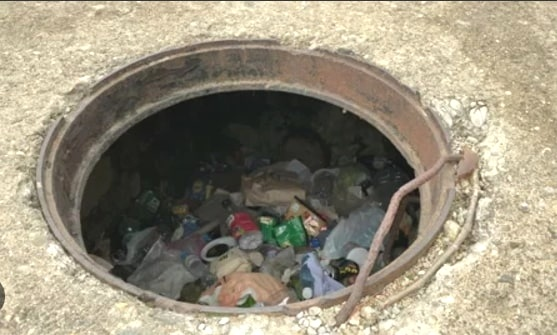
#> input picture roadguard-platform/legacy_prototypes/project/combined_dataset/images/1027_1118_aug_brightness_contrast.jpg, 557 x 335 px
$ python -i preprocessor.py   (imports and definitions only)
#> lines starting #> are read from the running program, lines starting #| are printed output that depends on the picture
"""
RoadGuard Perception Preprocessor Module
Implements Section 3.2 of RoadGuard Architecture:
- Laplacian Variance Motion-Blur Detection
- Contrast-Limited Adaptive Histogram Equalization (CLAHE)
- Dynamic Frame Ingestion Filtering
"""

import numpy as np
from PIL import Image, ImageOps
from typing import Tuple, Dict, Any

class RoadGuardPreprocessor:
    def __init__(self, blur_threshold: float = 100.0, target_size: Tuple[int, int] = (640, 640)):
        self.blur_threshold = blur_threshold
        self.target_size = target_size

    def calculate_laplacian_variance(self, image_np: np.ndarray) -> float:
        """
        Computes variance of the Laplacian filter over grayscale image as a proxy for edge sharpness/blur.
        Using 3x3 discrete Laplacian kernel [-1, -1, -1; -1, 8, -1; -1, -1, -1]
        """
        if len(image_np.shape) == 3:
            # Convert RGB to grayscale using standard ITU-R 601-2 luma weights
            gray = np.dot(image_np[..., :3], [0.2989, 0.5870, 0.1140])
        else:
            gray = image_np.astype(np.float64)

        # 3x3 Laplacian discrete convolution
        kernel = np.array([
            [0,  1, 0],
            [1, -4, 1],
            [0,  1, 0]
        ], dtype=np.float64)

        # Pad image
        padded = np.pad(gray, 1, mode='edge')
        h, w = gray.shape

        # Strided discrete Laplacian response
        laplacian_resp = (
            kernel[0, 1] * padded[0:h, 1:w+1] +
            kernel[1, 0] * padded[1:h+1, 0:w] +
            kernel[1, 1] * padded[1:h+1, 1:w+1] +
            kernel[1, 2] * padded[1:h+1, 2:w+2] +
            kernel[2, 1] * padded[2:h+2, 1:w+1]
        )

        variance = float(np.var(laplacian_resp))
        return round(variance, 2)

    def is_sharp_frame(self, image_np: np.ndarray) -> Tuple[bool, float]:
        """
        Checks if the frame is sufficiently sharp for reliable deep learning defect detection.
        """
        var = self.calculate_laplacian_variance(image_np)
        return (var >= self.blur_threshold, var)

    def normalize_illumination(self, pil_image: Image.Image) -> Image.Image:
        """
        Applies adaptive contrast equalization to normalize asphalt shadows and sun glare.
        """
        # Equalize histogram on grayscale / L channel
        if pil_image.mode != 'RGB':
            pil_image = pil_image.convert('RGB')

        # Apply Auto-contrast with 1% cutoff to suppress localized tropical glare
        enhanced = ImageOps.autocontrast(pil_image, cutoff=1)
        return enhanced

    def preprocess_frame(self, pil_image: Image.Image) -> Dict[str, Any]:
        """
        End-to-end preprocessing pipeline for an incoming optical frame.
        """
        orig_w, orig_h = pil_image.size
        img_np = np.array(pil_image)
        is_sharp, blur_val = self.is_sharp_frame(img_np)

        if not is_sharp:
            return {
                "accepted": False,
                "reason": f"Motion blur detected (Laplacian variance {blur_val} < threshold {self.blur_threshold})",
                "variance": blur_val,
                "processed_image": None
            }

        # Normalize illumination
        normalized_img = self.normalize_illumination(pil_image)
        # Resize to model input dimension while preserving aspect ratio
        resized_img = normalized_img.resize(self.target_size, Image.Resampling.BILINEAR)

        return {
            "accepted": True,
            "reason": "Quality verified; frame ready for deep inference",
            "variance": blur_val,
            "original_dimensions": (orig_w, orig_h),
            "processed_dimensions": self.target_size,
            "processed_image": resized_img
        }

>>> from PIL import Image
>>> picture = Image.open('../../project/combined_dataset/images/1027_1118_aug_brightness_contrast.jpg')
#> picture is the input picture: PIL image 557x335 RGB; mean R, G, B 151.8, 143.9, 124.7
>>> result = RoadGuardPreprocessor().preprocess_frame(picture)
#> in calculate_laplacian_variance, `gray = np.dot(image_np[..., :3], [0.2989, 0.5870, 0.1140])`:
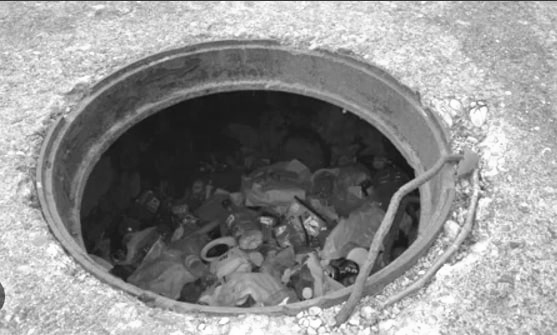
#> gray: shape (335, 557) float64; min 18.76, max 255, mean 144
#> in calculate_laplacian_variance, `padded = np.pad(gray, 1, mode='edge')`:
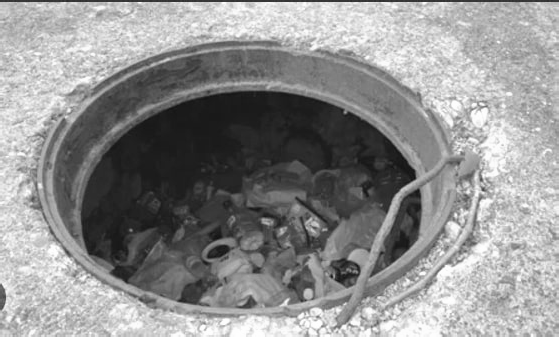
#> padded: shape (337, 559) float64; min 18.76, max 255, mean 144.2
#> in calculate_laplacian_variance, `laplacian_resp = ( kernel[0, 1] * padded[0:h, 1:w+1] + kernel[1, 0] * ..`:
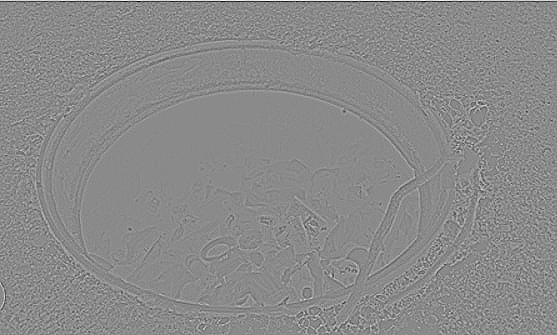
#> laplacian_resp: shape (335, 557) float64; min -236.7, max 199.6, mean 0; drawn with min black and max white
#> in calculate_laplacian_variance, `variance = float(np.var(laplacian_resp))`: variance = 546
#> in preprocess_frame, `is_sharp, blur_val = self.is_sharp_frame(img_np)`: is_sharp = True; blur_val = 546
#> in normalize_illumination, `enhanced = ImageOps.autocontrast(pil_image, cutoff=1)`:
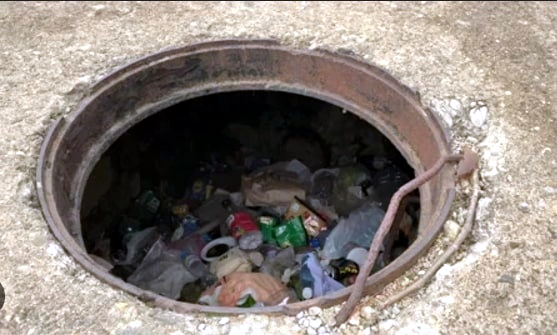
#> enhanced: PIL image 557x335 RGB; mean R, G, B 140.1, 130.9, 124.7
#> in preprocess_frame, `resized_img = normalized_img.resize(self.target_size, Image.Resampling..`:
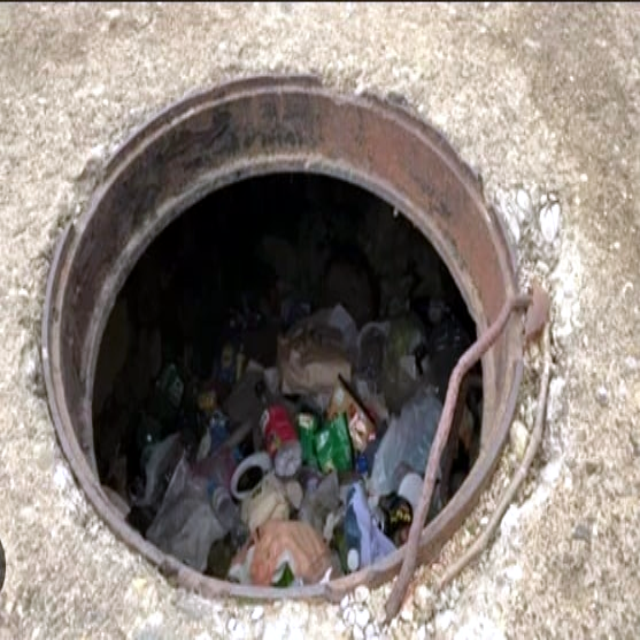
#> resized_img: PIL image 640x640 RGB; mean R, G, B 140.1, 130.9, 124.7
#> result = 6 items

$ run again, on roadguard-platform/legacy_prototypes/project/combined_dataset/images/1142_623_aug_brightness_contrast.jpg
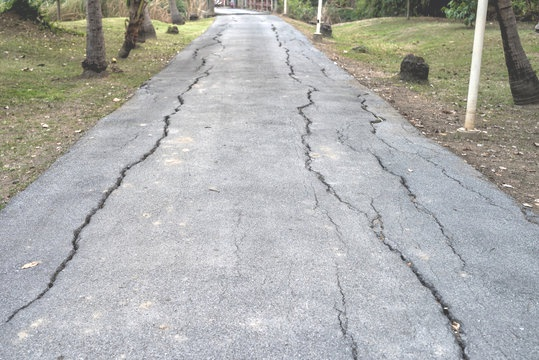
#> input picture roadguard-platform/legacy_prototypes/project/combined_dataset/images/1142_623_aug_brightness_contrast.jpg, 539 x 360 px
#> picture is the input picture: PIL image 539x360 RGB; mean R, G, B 173.5, 174.1, 171.3
#> in calculate_laplacian_variance, `laplacian_resp = ( kernel[0, 1] * padded[0:h, 1:w+1] + kernel[1, 0] * ..`:
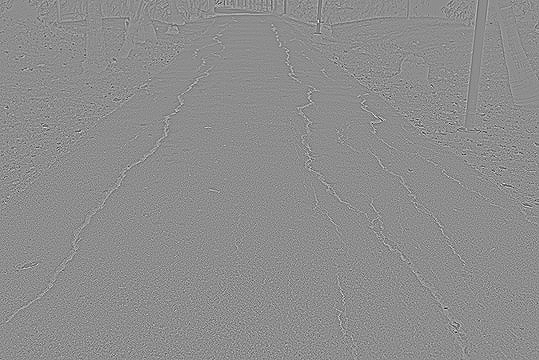
#> laplacian_resp: shape (360, 539) float64; min -380.4, max 304.8, mean 0; drawn with min black and max white
#> variance = 1661.4
#> is_sharp = True; blur_val = 1661.4
#> in preprocess_frame, `resized_img = normalized_img.resize(self.target_size, Image.Resampling..`:
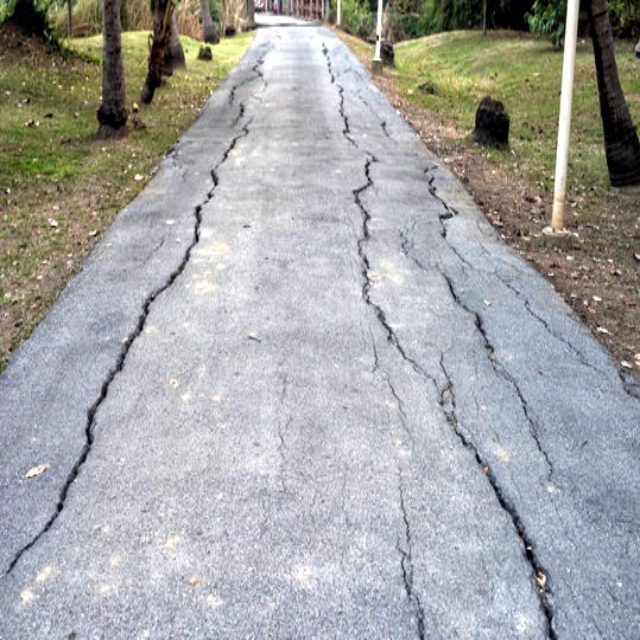
#> resized_img: PIL image 640x640 RGB; mean R, G, B 164.4, 165.3, 163.7
#> result = 6 items

$ run again, on roadguard-platform/legacy_prototypes/project/combined_dataset/images/602_514_aug_brightness_contrast.jpg
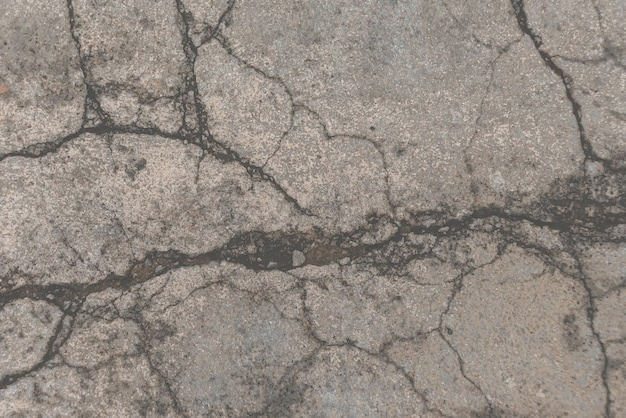
#> input picture roadguard-platform/legacy_prototypes/project/combined_dataset/images/602_514_aug_brightness_contrast.jpg, 626 x 418 px
#> picture is the input picture: PIL image 626x418 RGB; mean R, G, B 146.4, 137.9, 130.2
#> in calculate_laplacian_variance, `laplacian_resp = ( kernel[0, 1] * padded[0:h, 1:w+1] + kernel[1, 0] * ..`:
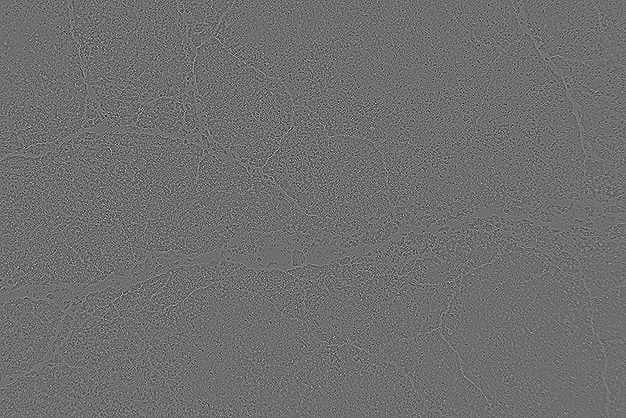
#> laplacian_resp: shape (418, 626) float64; min -216.3, max 279, mean 0; drawn with min black and max white
#> variance = 1479
#> is_sharp = True; blur_val = 1479
#> in preprocess_frame, `resized_img = normalized_img.resize(self.target_size, Image.Resampling..`:
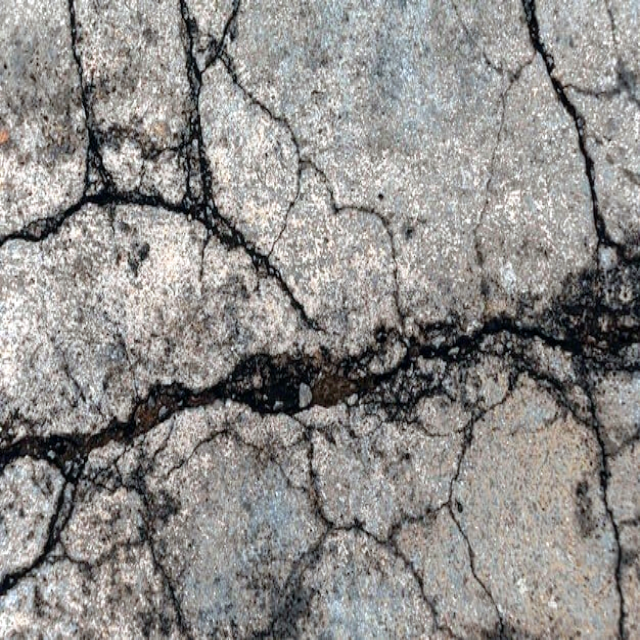
#> resized_img: PIL image 640x640 RGB; mean R, G, B 143.6, 141.4, 139.1
#> result = 6 items

$ run again, on roadguard-platform/legacy_prototypes/project/combined_dataset/images/1118_296_augmented.jpg
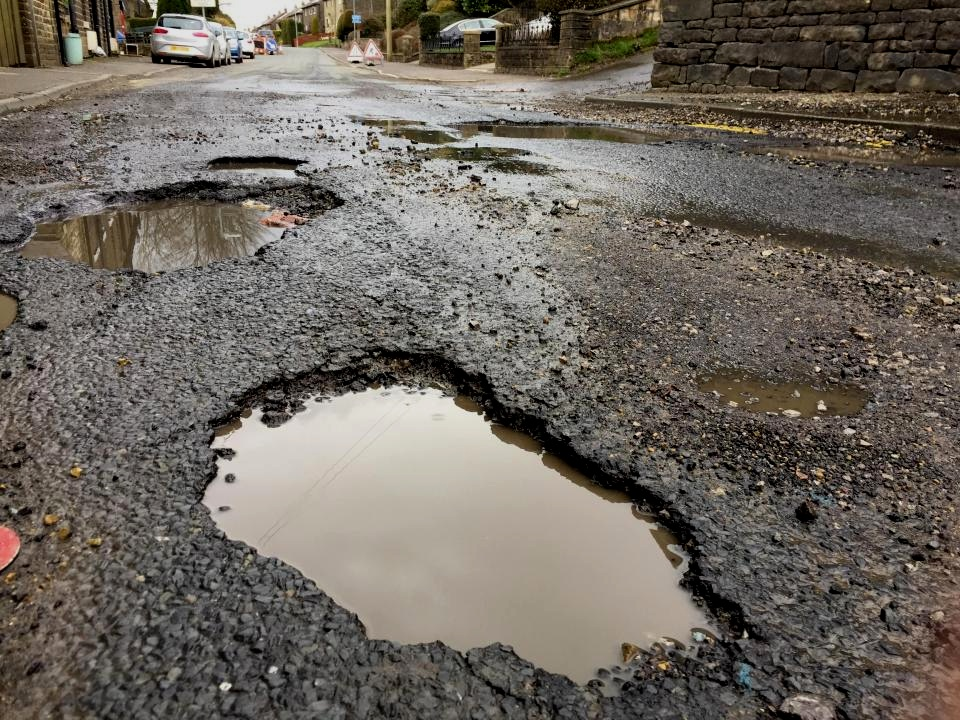
#> input picture roadguard-platform/legacy_prototypes/project/combined_dataset/images/1118_296_augmented.jpg, 960 x 720 px
#> picture is the input picture: PIL image 960x720 RGB; mean R, G, B 110.3, 103.7, 95.6
#> in calculate_laplacian_variance, `laplacian_resp = ( kernel[0, 1] * padded[0:h, 1:w+1] + kernel[1, 0] * ..`:
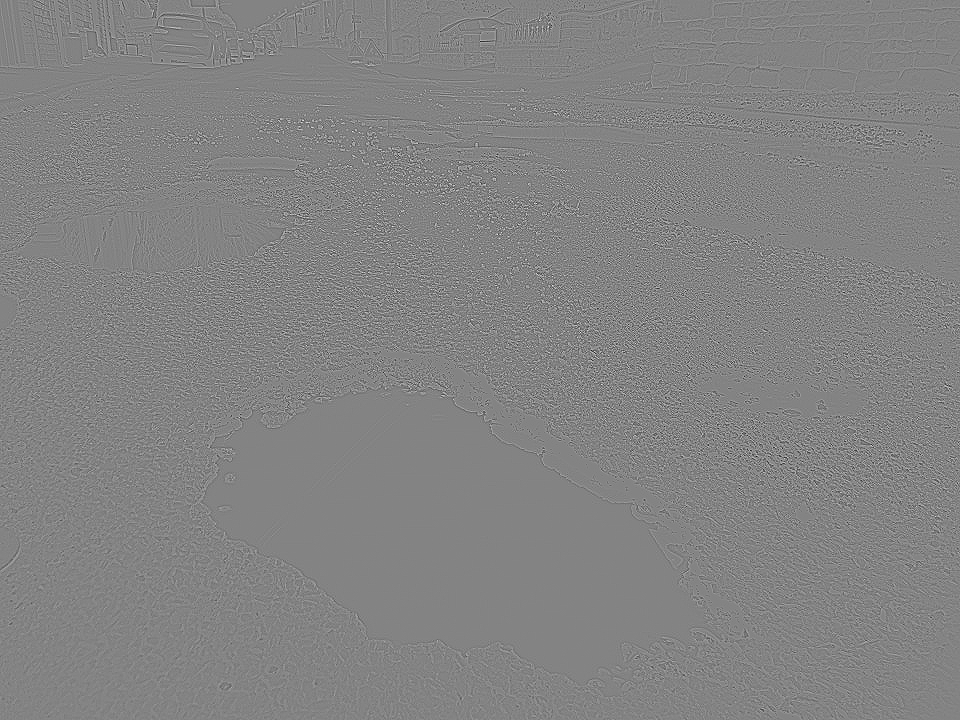
#> laplacian_resp: shape (720, 960) float64; min -518.9, max 487.2, mean 0; drawn with min black and max white
#> variance = 3750.5
#> is_sharp = True; blur_val = 3750.5
#> in preprocess_frame, `resized_img = normalized_img.resize(self.target_size, Image.Resampling..`:
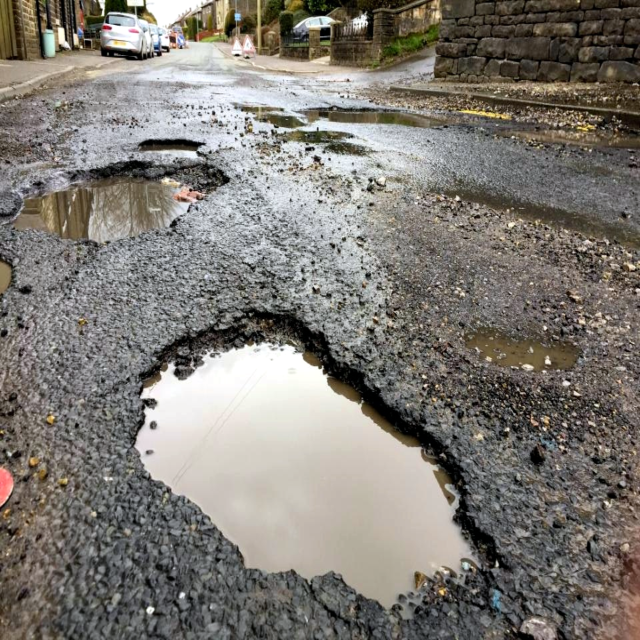
#> resized_img: PIL image 640x640 RGB; mean R, G, B 126.7, 122.5, 116.1
#> result = 6 items
